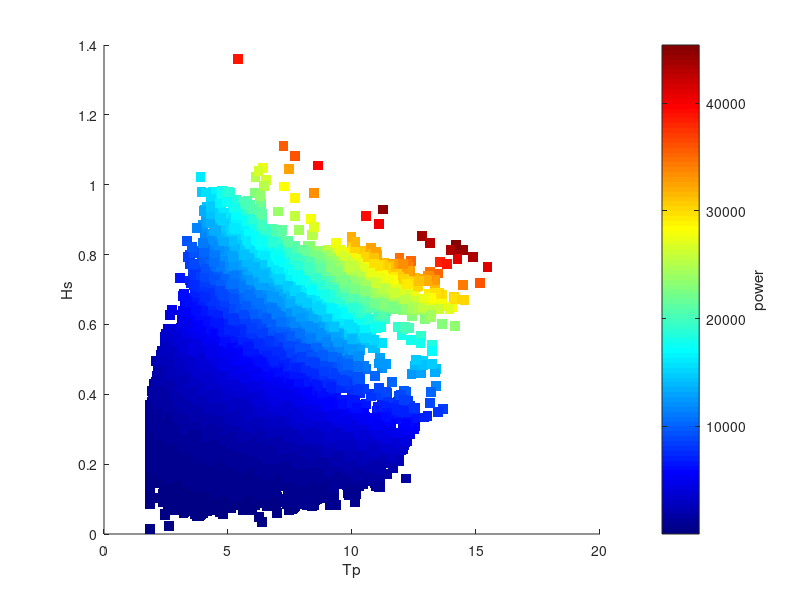

Reproduce this figure in MATLAB.
% Read in the matrix data from text file and split the columns into variables.
d = load('Dzi.txt'); 
Hs = d(:,1); 
Tp = d(:,2); 
power = d(:,3);
% set your colormap and the number of levels
cmap = jet(100); % you can use any colormap with any number of levels.
% scale the power values to the colormap
cIdx = round((power - min(power))/range(power)*(size(cmap,1)-1))+1;
% Plot the data 
figure()
scatter(Tp, Hs,50, cmap(cIdx,:),'filled','s')
xlabel('Tp')
ylabel('Hs')
% Add colorbar
set(gca,'Colormap',cmap)
cb = colorbar();
caxis([min(power),max(power)])
ylabel(cb, 'power')